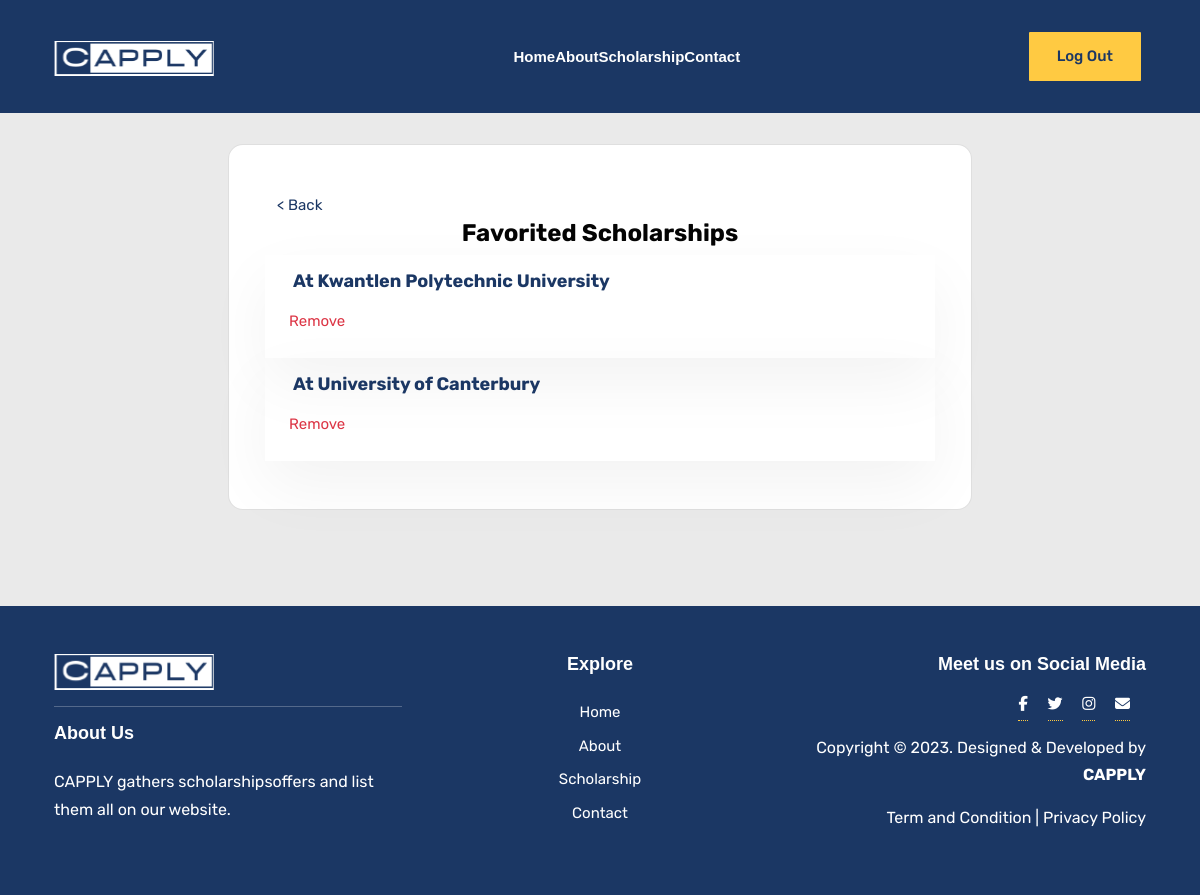
The page /favorite (signed in) on the database its author committed.
### category/models.py (models this page shows, shortened)
class FavoriteScholarship(models.Model):
    user = models.ForeignKey(User, on_delete=models.CASCADE)
    scholarship_school = models.CharField(max_length=100)
    scholarship_link = models.CharField(max_length=120, null=True)

### category/views.py (the view)
# urls.py: path('favorite',favorite_list,name='favorite' ),
def favorite_list(request):
    scholarship_favorite = FavoriteScholarship.objects.all()
    return render(request,'user/favorite.html',{'scholarship_favorite':scholarship_favorite})

### templates/user/favorite.html (shortened to what this page needs)
{% extends 'profile_base.html' %}
{% block content %}
<body>
    <section class="position-relative overflow-hidden ">
        <div class="container mt-lg-5 pt-5">
            <div class=" row align-items-center justify-content-center">
                <div class="card bg-white col-lg-8 m-5 px-5 pb-5 " style="border-radius: 15px;">
                    <a href="{% url 'profile' %}" class="mt-5 ">
                        < Back</a>
                            <h3 class="text-center">Favorited Scholarships</h3>
                            {% for favorite in scholarship_favorite %}
                            <div class="row d-flex align-items-center shadow  justify-content-center card-body">
                                <h5 class="card-title"><a
                                        href="scholarship/{{favorite.scholarship_link}}">{{favorite.scholarship_school}}</a>
                                </h5>
                                <a href="favorite-delete/{{favorite.scholarship_link}}"
                                    class=" p-2  text-danger">Remove</a>
                            </div>
                            {% endfor %}
                </div>
            </div>
        </div>
    </section>
    {% endblock content %}

### static/css/category.css (style rules this page uses)
:root { --bs-blue: #1B3764; --bs-yellow: #FFCA42; }
a { transition: all 0.3s ease-in 0s; }
.bg-light { background: #fff; }

### rows shown on the page
FavoriteScholarship: scholarship_school "At Kwantlen Polytechnic University"
FavoriteScholarship: scholarship_school "At University of Canterbury"
